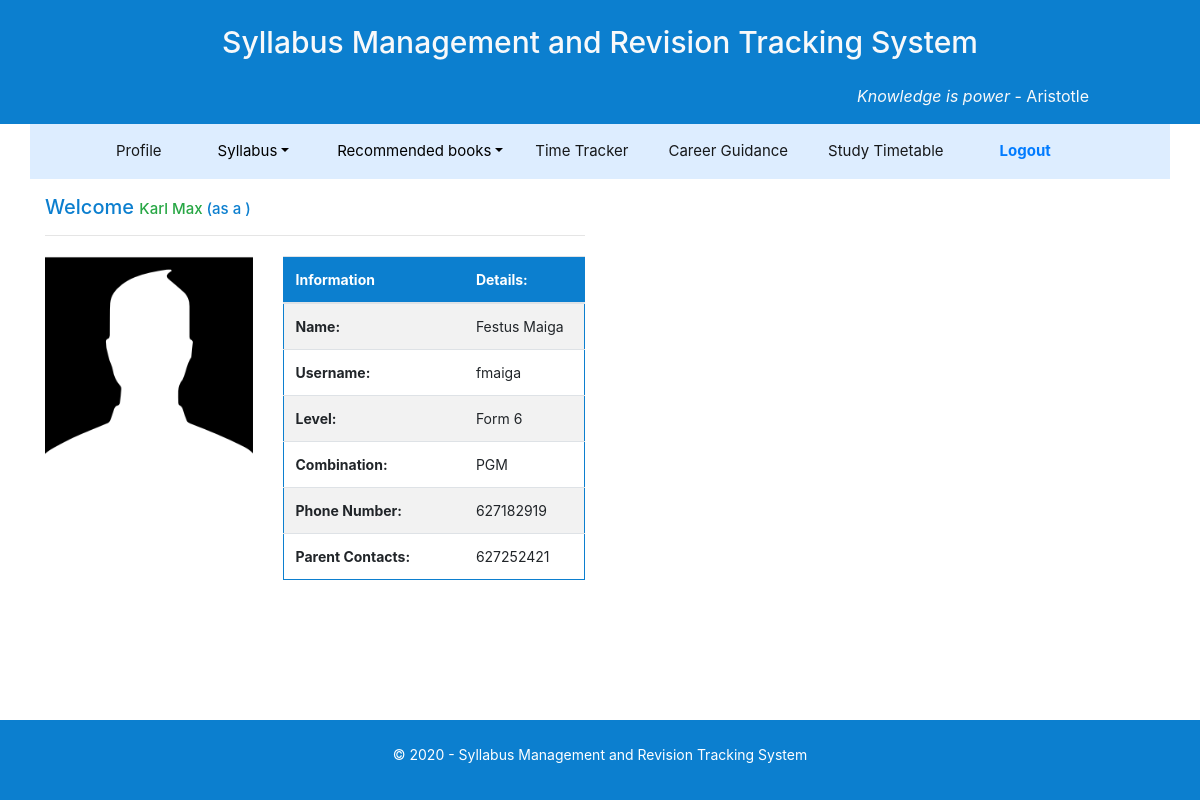
Page /pages/Home.php (signed in) on the committed database.
### tables this page shows
CREATE TABLE `student_info` (
  `student_id` int(11) NOT NULL,
  `FirstName` varchar(255) DEFAULT NULL,
  `LastName` varchar(255) DEFAULT NULL,
  `username` varchar(255) NOT NULL,
  `Acad_Level` varchar(255) DEFAULT NULL,
  `Class_combination` varchar(255) DEFAULT NULL,
  `Student_PhoneNumber` int(255) DEFAULT NULL,
  `Parent_PhoneNumber` int(255) DEFAULT NULL,
  `Password` varchar(255) DEFAULT NULL,
  `subject_id` int(11) DEFAULT NULL
);

### pages/Home.php (the view, shortened to what this page needs)
<?php
    include '../db.php';
    $current_user = $_SESSION['current_userID'];
?>
<!DOCTYPE html>
<html>
<head>
    <link rel="stylesheet" href="assets/bootstrap/css/bootstrap.min.css">
    <link rel="stylesheet" href="assets/css/styles.css">
</head>
<body>
   <div id = "page-container">
   <div id="content-wrap">
        <?php include '../phpIncludes/header.php' ?>
       <div class="container mt-3">
           <div class="row">
               <div class="col-md-3 col-lg-3 col-xl-6 col-6 offset-md-2 offset-xl-0">
               <?php
                $firstName = $_SESSION['FirstName'];
                $lastName = $_SESSION['LastName'];
                $logged_as = $_SESSION['user_student'];
                $student_info = mysqli_query($conn, "SELECT * FROM student_info WHERE student_id = '$current_user'");
                $res_student_info = mysqli_fetch_assoc($student_info);
                echo "
              <font color='#0C7FCF'><h5> Welcome <font color='#28A745' style='font-size: 15px;'>".$firstName." ".$lastName." </font><font color='#0C7FCF' style='font-size: 15px;'>(as a ".$logged_as.")</font></h5></font>
              <div style='color: #0C7FCF'><hr></div>
                ";
                ?>
               </div>
           </div>
           <div class="row">
               <div class="col-md-3 col-lg-3 col-xl-6 col-6" >
                    <div class="row">
                        <div class="col-lg-5">
                            <img class="img-fluid" src="../img/21294.png">
                        </div>
                        <div class="col-lg-7">
                        <?php
                            echo "
                        <table class='mt-1 table table-striped' style='font-size: 14px; border: 1px solid #0C7FCF'>
                        <thead style='background-color: #0C7FCF; color:white;'>
                        <tr>
                        <th style='width:60%'> Information </th>
                        <th style='width:40%'> Details: </th>
                        </tr
                        </thead>
                        <tbody>
                        <tr>
                        <td><b>Name:</b></td>
                        <td>".$res_student_info['FirstName']." ",$res_student_info['LastName']."</td>
                        </tr>
                        <tr>
                        <td><b>Username:</b></td>
                        <td>".$res_student_info['username']."</td>
                        </tr>
                        <tr>
                        <td><b>Level:</b></td>
                        <td>Form ".$res_student_info['Acad_Level']."</td>
                        </tr>
                        <tr>
                        <td><b>Combination:</b></td>
                        <td>".$res_student_info['Class_combination']."</td>
                        </tr>
                        <tr>
                        <td class='mr-3'><b>Phone Number:</b></td>
                        <td>".$res_student_info['Student_PhoneNumber']."</td>
                        </tr>
                        <tr>
                        <td class='mr-3'><b>Parent Contacts:</b></td>
                        <td>".$res_student_info['Parent_PhoneNumber']."</td>
                        </tr>
                        </tbody>
                        </table>
                        ";
                        ?>
                        </div>
                    </div>
               </div>
           </div>
       </div>
    </div>
    <?php
    include '../phpIncludes/footer.php';
?>
    </div>
</body>
</html>

### pages/Home.php (style rules this page uses)
#page-container { position: relative; min-height: 100vh; }
#content-wrap { padding-bottom: 8rem; }

### rows in the picture
student_info: FirstName "Festus", LastName "Maiga", username "fmaiga", Acad_Level "6", Class_combination "PGM", Student_PhoneNumber "627182919", Parent_PhoneNumber "627252421"

### other values in the picture
$firstName "Karl"
$lastName "Max"
